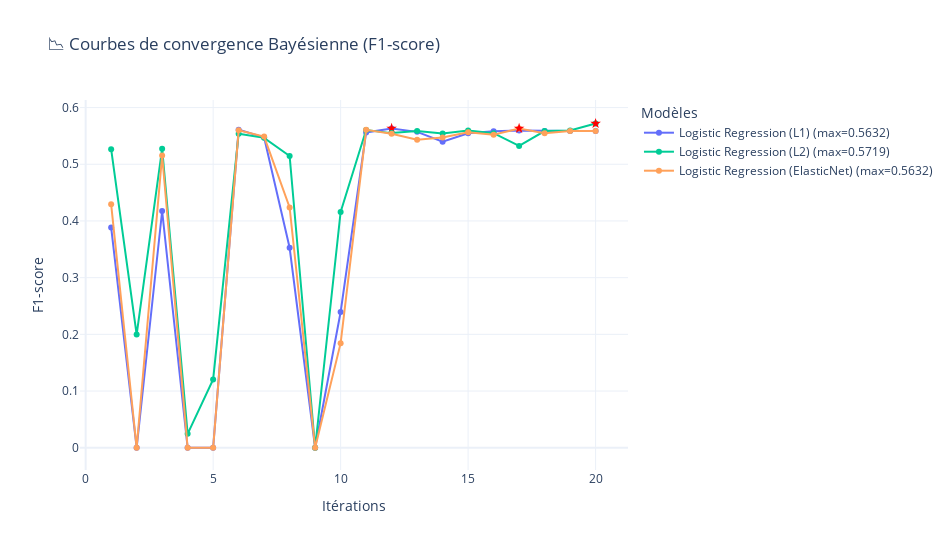

The notebook cell this image was saved under:
### Code cell
# Itérations de l'optimisation bayésienne
logistic_models.plot_all_bayes_convergences()

### Figure 1 — Plotly figure (JSON) as saved in the notebook; plotly's stock layout.template omitted (floating-point values rounded to 4 significant figures)
{"data": [{"hovertemplate": "Itération = %{x}<br>Score = %{y:.4f}<extra></extra>", "mode": "lines+markers", "name": "Logistic Regression (L1) (max=0.5632)", "type": "scatter", "x": [1, 2, 3, 4, 5, 6, 7, 8, 9, 10, 11, 12, 13, 14, 15, 16, 17, 18, 19, 20], "y": [0.3886, 0.0, 0.4176, 0.0, 0.0, 0.5611, 0.5471, 0.3527, 0.0, 0.2394, 0.5562, 0.5632, 0.5572, 0.5396, 0.5548, 0.5582, 0.5596, 0.5586, 0.5586, 0.5586]}, {"hovertemplate": "Logistic Regression (L1)<br>Itération optimale = 12<br>Score = 0.5632<extra></extra>", "marker": {"color": "red", "size": 8, "symbol": "star"}, "mode": "markers", "name": "Logistic Regression (L1) ★", "showlegend": false, "type": "scatter", "x": [12], "y": [0.5632]}, {"hovertemplate": "Itération = %{x}<br>Score = %{y:.4f}<extra></extra>", "mode": "lines+markers", "name": "Logistic Regression (L2) (max=0.5719)", "type": "scatter", "x": [1, 2, 3, 4, 5, 6, 7, 8, 9, 10, 11, 12, 13, 14, 15, 16, 17, 18, 19, 20], "y": [0.5266, 0.1996, 0.5275, 0.02449, 0.1206, 0.5539, 0.5466, 0.5146, 0.0, 0.4159, 0.5604, 0.5549, 0.5586, 0.5542, 0.5597, 0.5548, 0.5323, 0.5586, 0.5596, 0.5719]}, {"hovertemplate": "Logistic Regression (L2)<br>Itération optimale = 20<br>Score = 0.5719<extra></extra>", "marker": {"color": "red", "size": 8, "symbol": "star"}, "mode": "markers", "name": "Logistic Regression (L2) ★", "showlegend": false, "type": "scatter", "x": [20], "y": [0.5719]}, {"hovertemplate": "Itération = %{x}<br>Score = %{y:.4f}<extra></extra>", "mode": "lines+markers", "name": "Logistic Regression (ElasticNet) (max=0.5632)", "type": "scatter", "x": [1, 2, 3, 4, 5, 6, 7, 8, 9, 10, 11, 12, 13, 14, 15, 16, 17, 18, 19, 20], "y": [0.4294, 0.0, 0.5154, 0.0, 0.0, 0.5599, 0.5489, 0.4238, 0.0, 0.1845, 0.5608, 0.5539, 0.5434, 0.5471, 0.5563, 0.5522, 0.5632, 0.5548, 0.5586, 0.5585]}, {"hovertemplate": "Logistic Regression (ElasticNet)<br>Itération optimale = 17<br>Score = 0.5632<extra></extra>", "marker": {"color": "red", "size": 8, "symbol": "star"}, "mode": "markers", "name": "Logistic Regression (ElasticNet) ★", "showlegend": false, "type": "scatter", "x": [17], "y": [0.5632]}], "layout": {"height": 550, "legend": {"title": {"text": "Modèles"}}, "title": {"text": "📉 Courbes de convergence Bayésienne (F1-score)"}, "width": 950, "xaxis": {"title": {"text": "Itérations"}}, "yaxis": {"title": {"text": "F1-score"}}}}
